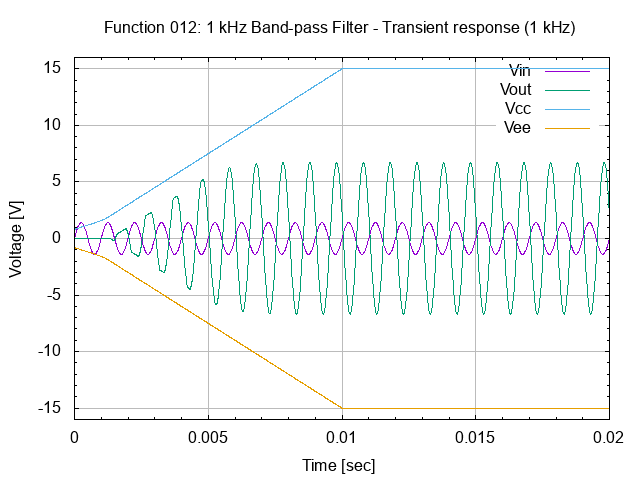

Write the gnuplot code that produced this figure.
# set terminal
set term png

#set graph
set output "26.012.00.01.01.02.png"
set title "Function 012: 1 kHz Band-pass Filter - Transient response (1 kHz)"

# setup Y-axis
set yrange [-16:16]
set grid ytics lt 1 lw 1 lc rgb "#bbbbbb"
set mytics
set ylabel "Voltage [V]"

# setup X-axis
set grid xtics lt 1 lw 1 lc rgb "#bbbbbb"
set mxtics
set xrange [0:0.02]
set xlabel "Time [sec]"

# setup plot style
set style data lines
plot '26.012.00.01.01.dat' using 1:2 title "Vin", \
     '26.012.00.01.01.dat' using 1:3 title "Vout", \
     '26.012.00.01.01.dat' using 1:4 title "Vcc", \
     '26.012.00.01.01.dat' using 1:5 title "Vee"

# set output back to default
set output

# reset terminal type
set terminal pop
